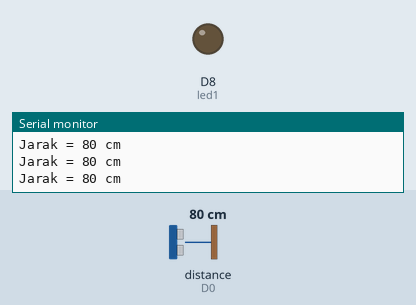
Bench run of a sketch on a simulated ESP8266 (NodeMCU). Shown: output pins drawn as LEDs (lit = HIGH), the last lines printed to the serial monitor. Wiring (inferred from the names in the program): ultrasonic range finder: trigger D1; echo D0. The inputs (shaded band) are chosen by the test bench; at power-on: distance to the obstacle (sensor on D0) 80 cm. The echo pulse lasts 58.3 µs per cm; pins used as bus, display or sensor lines are not drawn.

Above: at 1.2 s.
1.3 s: distance to the obstacle (sensor on D0) set to 12 cm
2.8 s: distance to the obstacle (sensor on D0) set to 9 cm
At 3.1 s:
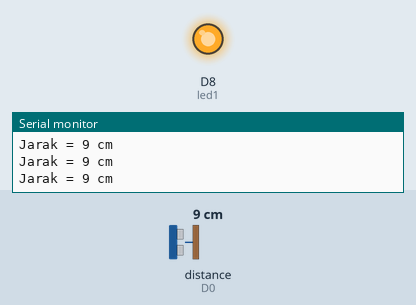
4.3 s: distance to the obstacle (sensor on D0) set to 18 cm
At 5.5 s:
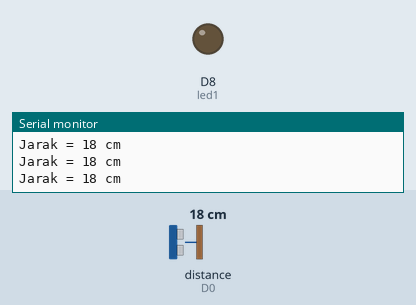
5.8 s: distance to the obstacle (sensor on D0) set to 2 cm
At 6.5 s:
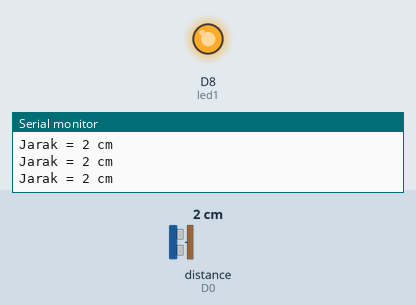
Timing chart, 0 to 8.3 s (numbered marks = the images above; inputs shaded):
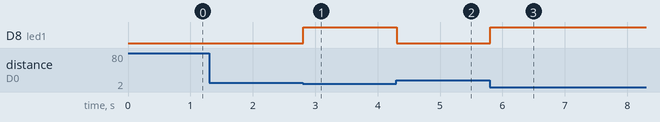

The sketch:

smarthome4.ino
```cpp
const int TRIGPIN = D1;
const int ECHOPIN = D0;
int led1 = D8;
long timer, jarak; //berapa lama menerima sinyal

void setup()
{
  Serial.begin(9600);
  pinMode(TRIGPIN, OUTPUT);
  pinMode(ECHOPIN, INPUT);
  pinMode(led1, OUTPUT);
}

void loop()
{
  digitalWrite(TRIGPIN, LOW);
  delayMicroseconds(2);
  digitalWrite(TRIGPIN, HIGH);
  delayMicroseconds(10);
  digitalWrite(TRIGPIN, LOW);

  timer = pulseIn(ECHOPIN, HIGH);
  jarak = (timer/2)/29;
  // delay(1000);

  if (jarak >= 1 && jarak <=10) {
    digitalWrite(led1, HIGH);
  }
  else {
    digitalWrite(led1, LOW);
  }

  Serial.print("Jarak = ");
  Serial.print(jarak);
  Serial.print(" cm ");
  Serial.println();
}
```

Measured:
- the behaviour switches between 11 and 10 cm on distance to the obstacle (sensor on D0) (found by bisection; images 0 and 1)
- after the input at 2.8 s, D8 (led1): LOW → HIGH at once
- after the input at 4.3 s, D8 (led1): HIGH → LOW at once
- after the input at 5.8 s, D8 (led1): LOW → HIGH at once
